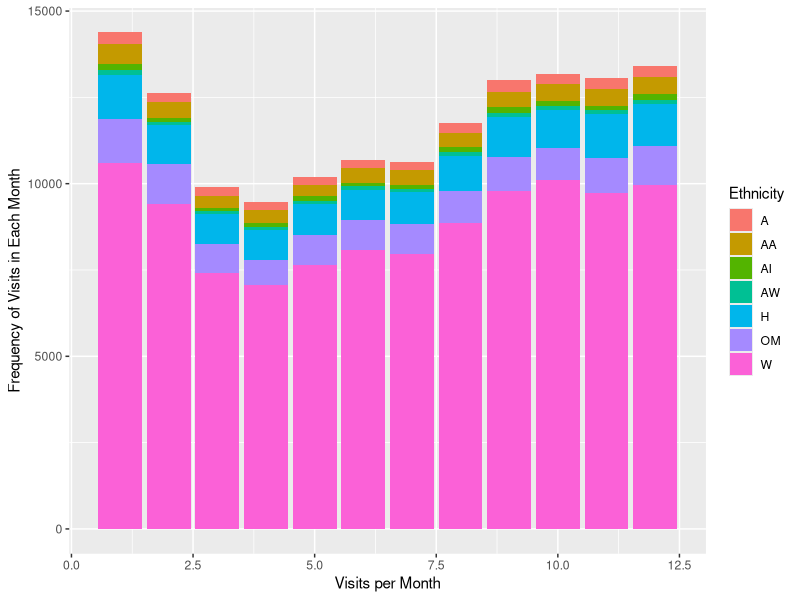

R code for this plot: (Note: this script raises an error after producing the figure.)
## ---- chunk 1
library(dplyr)
library(tidyverse)
library(lubridate)
household <- read.csv('Cleaned_Household_Demographics.csv')
visits <- read.csv('Cleaned_Visits_Data.csv')

df <- visits %>% left_join(household)
names(df)[names(df) == "Birthday"] <- "Age"
names(df)[names(df) == "Visit.Dtae"] <- "Visit.Date"
df$Age <- as.numeric(as.character(df$Age))
df$Age <- 2021 - df$Age
df$Age <- as.integer(df$Age)

df <- subset(df, select = -c(Account.Number,Zip.Code))

df <- df[df$Age > 0,]
df <- df[df$Age < 150,]

df <- drop_na(df)

df <- df %>% mutate(Visit.Date = mdy_hm(Visit.Date))

df$Visit.Date.Fill <- as.Date(df$Visit.Date)

Visit.Year <- year(df$Visit.Date)
df <- cbind(df,Visit.Year)

Visit.Hour <- hour(df$Visit.Date)
df <- cbind(df,Visit.Hour)

Visit.Month <- month(df$Visit.Date)
df <- cbind(df,Visit.Month)

df

dft <- subset(df, select = -c(Veteran, Disabled,Refugee))
## ---- chunk 2
summary(df)
## ---- chunk 3
library(ggplot2)
ggplot(df, aes(Visit.Month, fill = Ethnicity)) +
  geom_bar() + 
  xlab("Visits per Month") + 
  ylab("Frequency of Visits in Each Month")
## ---- chunk 4
library(forecast)
# plot.ts(dft)
dfd <- subset(dft, select = c(Visit.Date.Fill))

dfd <- as.data.frame(table(dfd))
dfd
# ggplot(dfd, aes(dfd, Freq)) +
#   geom_point() + 
#   xlab("Visits per Day") + 
#   ylab("Frequency of Visits in Date")

dfd$dfd <- as.Date(dfd$dfd)

# dfd <- dfd[dfd$Freq < 50,]

ggplot(dfd, aes(x =dfd, y = Freq)) +
	geom_point() +
  scale_x_date(date_labels = "%d",date_breaks = '1 day') +
	geom_smooth(method = "loess", se = FALSE, span = 0.6) +
  xlab('Individual Dates') + 
  ylab("Amount of Visit Per Day") +
  labs(title = "Visits Per Day") +
	theme_classic()

monthly_ts <- ts(dfd$Freq, start = 2015, end = 2020, freq = 12)
seasonplot(monthly_ts,col=rainbow(12),year.labels=TRUE)
## ---- chunk 5

## ---- chunk 6

